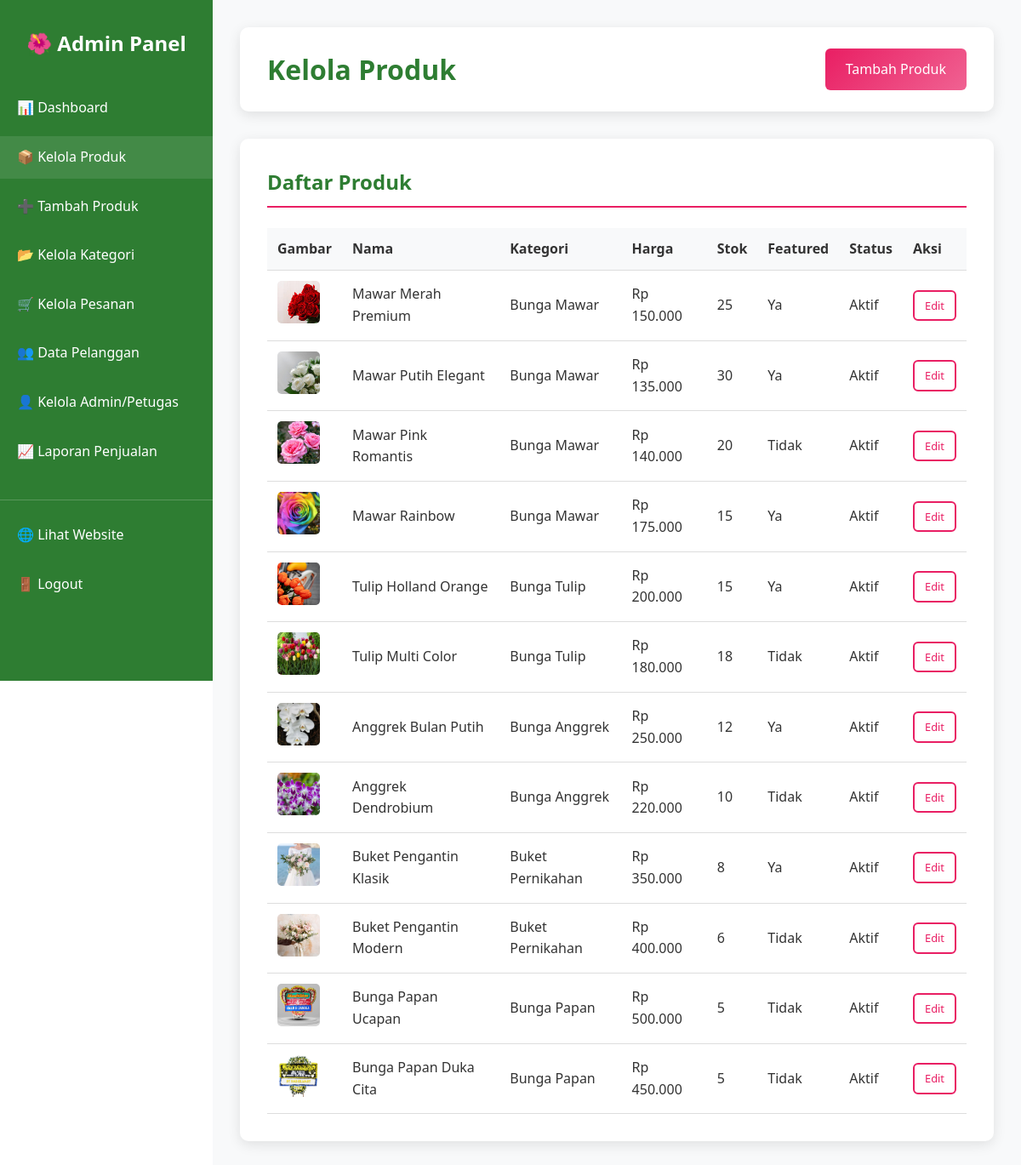
/admin/products.php (signed in), run on the app's committed database.
### tables this page shows
CREATE TABLE products (
    id INT PRIMARY KEY AUTO_INCREMENT,
    category_id INT NOT NULL,
    name VARCHAR(150) NOT NULL,
    description TEXT,
    price DECIMAL(12,2) NOT NULL,
    stock INT DEFAULT 0,
    image VARCHAR(255),
    weight DECIMAL(8,2) DEFAULT 0,
    is_featured TINYINT(1) DEFAULT 0,
    is_active TINYINT(1) DEFAULT 1,
    created_at TIMESTAMP DEFAULT CURRENT_TIMESTAMP,
    updated_at TIMESTAMP DEFAULT CURRENT_TIMESTAMP ON UPDATE CURRENT_TIMESTAMP,
    FOREIGN KEY (category_id) REFERENCES categories(id) ON DELETE CASCADE
);

CREATE TABLE categories (
    id INT PRIMARY KEY AUTO_INCREMENT,
    name VARCHAR(100) NOT NULL,
    description TEXT,
    image VARCHAR(255),
    is_active TINYINT(1) DEFAULT 1,
    created_at TIMESTAMP DEFAULT CURRENT_TIMESTAMP,
    updated_at TIMESTAMP DEFAULT CURRENT_TIMESTAMP ON UPDATE CURRENT_TIMESTAMP
);

### config/database.php (called while the page is built, shortened)
<?php
function formatRupiah($amount) {
    return 'Rp ' . number_format($amount, 0, ',', '.');
}
?>

### admin/products.php (the view, shortened to what this page needs)
<?php
require_once '../config/database.php';
$pdo = getConnection();
$stmt = $pdo->prepare("
    SELECT p.*, c.name as category_name
    FROM products p
    JOIN categories c ON p.category_id = c.id
    ORDER BY p.created_at DESC
");
$stmt->execute();
$products = $stmt->fetchAll();
?>
<!DOCTYPE html>
<html lang="id">
<head>
    <link rel="stylesheet" href="../assets/css/style.css">
    <link rel="stylesheet" href="assets/admin.css">
</head>
<body>
    <div class="admin-container">
        <?php include 'includes/sidebar.php'; ?>
        <div class="main-content">
            <div class="page-header">
                <h1>Kelola Produk</h1>
                <a href="products-add.php" class="btn btn-primary">Tambah Produk</a>
            </div>
            <div class="content-card">
                <h2>Daftar Produk</h2>
                <table class="table">
                    <thead>
                        <tr>
                            <th>Gambar</th>
                            <th>Nama</th>
                            <th>Kategori</th>
                            <th>Harga</th>
                            <th>Stok</th>
                            <th>Featured</th>
                            <th>Status</th>
                            <th>Aksi</th>
                        </tr>
                    </thead>
                    <tbody>
                        <?php foreach($products as $product): ?>
                        <tr>
                            <td>
                                <img src="../assets/images/products/<?php echo htmlspecialchars($product['image']); ?>"
                                     alt="<?php echo htmlspecialchars($product['name']); ?>" class="product-image">
                            </td>
                            <td><?php echo htmlspecialchars($product['name']); ?></td>
                            <td><?php echo htmlspecialchars($product['category_name']); ?></td>
                            <td><?php echo formatRupiah($product['price']); ?></td>
                            <td><?php echo $product['stock']; ?></td>
                            <td><?php echo $product['is_featured'] ? 'Ya' : 'Tidak'; ?></td>
                            <td><?php echo $product['is_active'] ? 'Aktif' : 'Tidak Aktif'; ?></td>
                            <td>
                                <a href="products-edit.php?id=<?php echo $product['id']; ?>" class="btn btn-outline btn-sm">Edit</a>
                            </td>
                        </tr>
                        <?php endforeach; ?>
                    </tbody>
                </table>
            </div>
        </div>
    </div>
</body>
</html>

### assets/css/style.css (style rules this page uses)
* { margin: 0; padding: 0; box-sizing: border-box; }
body { font-family: 'Segoe UI', Tahoma, Geneva, Verdana, sans-serif; line-height: 1.6; color: #333; background-color: #fff; }
.btn { display: inline-block; padding: 12px 24px; border: none; border-radius: 6px; text-decoration: none; text-align: center; cursor: pointer; font-size: 16px; font-weight: 500; transition: all 0.3s ease; }
.btn-primary { background: linear-gradient(135deg, #e91e63, #f06292); color: white; }
.btn-outline { background: transparent; color: #e91e63; border: 2px solid #e91e63; }
.product-image { position: relative; overflow: hidden; }
.page-header { background: linear-gradient(135deg, #f8f9fa, #e8f5e8); padding: 2rem 0; text-align: center; }
.main-content { min-height: 100vh; padding-top: 0; }

### admin/assets/admin.css (style rules this page uses)
.admin-container { display: flex; min-height: 100vh; font-family: 'Segoe UI', Tahoma, Geneva, Verdana, sans-serif; }
.main-content { flex: 1; margin-left: 250px; padding: 2rem; background: #f8f9fa; min-height: 100vh; }
.page-header { display: flex; justify-content: space-between; align-items: center; margin-bottom: 2rem; background: white; padding: 1.5rem 2rem; border-radius: 10px; box-shadow: 0 4px 15px rgba(0,0,0,0.1); }
.page-header h1 { color: #2e7d32; margin: 0; font-size: 2rem; }
.content-card { background: white; padding: 2rem; border-radius: 10px; box-shadow: 0 4px 15px rgba(0,0,0,0.1); margin-bottom: 2rem; }
.content-card h2 { color: #2e7d32; margin-bottom: 1.5rem; font-size: 1.5rem; border-bottom: 2px solid #e91e63; padding-bottom: 0.5rem; }
.btn { display: inline-block; padding: 12px 24px; border: none; border-radius: 6px; text-decoration: none; text-align: center; cursor: pointer; font-size: 16px; font-weight: 500; transition: all 0.3s ease; }
.btn-primary { background: linear-gradient(135deg, #e91e63, #f06292); color: white; }
.btn-outline { background: transparent; color: #e91e63; border: 2px solid #e91e63; }
.btn-sm { padding: 6px 12px; font-size: 0.8rem; }
.table { width: 100%; border-collapse: collapse; margin-top: 1rem; }
.table th, .table td { padding: 12px; text-align: left; border-bottom: 1px solid #ddd; vertical-align: middle; }
.table th { background: #f8f9fa; font-weight: 600; color: #333; position: sticky; top: 0; }
.product-image, .category-image { width: 50px; height: 50px; object-fit: cover; border-radius: 5px; }

### data on the page
products: image (picture), name "Mawar Merah Premium", category.name "Bunga Mawar", price "Rp 150.000", stock "25", is_featured "Ya", is_active "Aktif"
products: image (picture), name "Mawar Putih Elegant", category.name "Bunga Mawar", price "Rp 135.000", stock "30", is_featured "Ya", is_active "Aktif"
products: image (picture), name "Mawar Pink Romantis", category.name "Bunga Mawar", price "Rp 140.000", stock "20", is_featured "Tidak", is_active "Aktif"
products: image (picture), name "Mawar Rainbow", category.name "Bunga Mawar", price "Rp 175.000", stock "15", is_featured "Ya", is_active "Aktif"
products: image (picture), name "Tulip Holland Orange", category.name "Bunga Tulip", price "Rp 200.000", stock "15", is_featured "Ya", is_active "Aktif"
products: image (picture), name "Tulip Multi Color", category.name "Bunga Tulip", price "Rp 180.000", stock "18", is_featured "Tidak", is_active "Aktif"
products: image (picture), name "Anggrek Bulan Putih", category.name "Bunga Anggrek", price "Rp 250.000", stock "12", is_featured "Ya", is_active "Aktif"
products: image (picture), name "Anggrek Dendrobium", category.name "Bunga Anggrek", price "Rp 220.000", stock "10", is_featured "Tidak", is_active "Aktif"
products: image (picture), name "Buket Pengantin Klasik", category.name "Buket Pernikahan", price "Rp 350.000", stock "8", is_featured "Ya", is_active "Aktif"
products: image (picture), name "Buket Pengantin Modern", category.name "Buket Pernikahan", price "Rp 400.000", stock "6", is_featured "Tidak", is_active "Aktif"
products: image (picture), name "Bunga Papan Ucapan", category.name "Bunga Papan", price "Rp 500.000", stock "5", is_featured "Tidak", is_active "Aktif"
products: image (picture), name "Bunga Papan Duka Cita", category.name "Bunga Papan", price "Rp 450.000", stock "5", is_featured "Tidak", is_active "Aktif"
